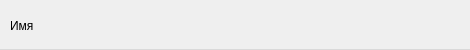
<?xml version="1.0" encoding="UTF-8"?>
<ui version="4.0">
 <class>Form</class>
 <widget class="QWidget" name="Form">
  <property name="geometry">
   <rect>
    <x>0</x>
    <y>0</y>
    <width>470</width>
    <height>50</height>
   </rect>
  </property>
  <property name="minimumSize">
   <size>
    <width>470</width>
    <height>50</height>
   </size>
  </property>
  <property name="maximumSize">
   <size>
    <width>470</width>
    <height>50</height>
   </size>
  </property>
  <property name="windowTitle">
   <string>Form</string>
  </property>
  <widget class="QLabel" name="user_dash_name">
   <property name="geometry">
    <rect>
     <x>10</x>
     <y>15</y>
     <width>311</width>
     <height>21</height>
    </rect>
   </property>
   <property name="text">
    <string>Имя</string>
   </property>
  </widget>
  <widget class="QLabel" name="user_dash_avatar">
   <property name="geometry">
    <rect>
     <x>410</x>
     <y>7</y>
     <width>35</width>
     <height>35</height>
    </rect>
   </property>
   <property name="text">
    <string/>
   </property>
  </widget>
  <widget class="QPushButton" name="user_dash_open_profile">
   <property name="geometry">
    <rect>
     <x>0</x>
     <y>0</y>
     <width>470</width>
     <height>50</height>
    </rect>
   </property>
   <property name="styleSheet">
    <string notr="true">background-color: rgb(255, 255, 255);</string>
   </property>
   <property name="text">
    <string/>
   </property>
   <property name="flat">
    <bool>true</bool>
   </property>
  </widget>
  <widget class="QWidget" name="widget" native="true">
   <property name="geometry">
    <rect>
     <x>0</x>
     <y>49</y>
     <width>470</width>
     <height>1</height>
    </rect>
   </property>
   <property name="styleSheet">
    <string notr="true">background-color: rgba(217, 217, 217, 255);</string>
   </property>
  </widget>
 </widget>
 <resources/>
 <connections/>
</ui>
